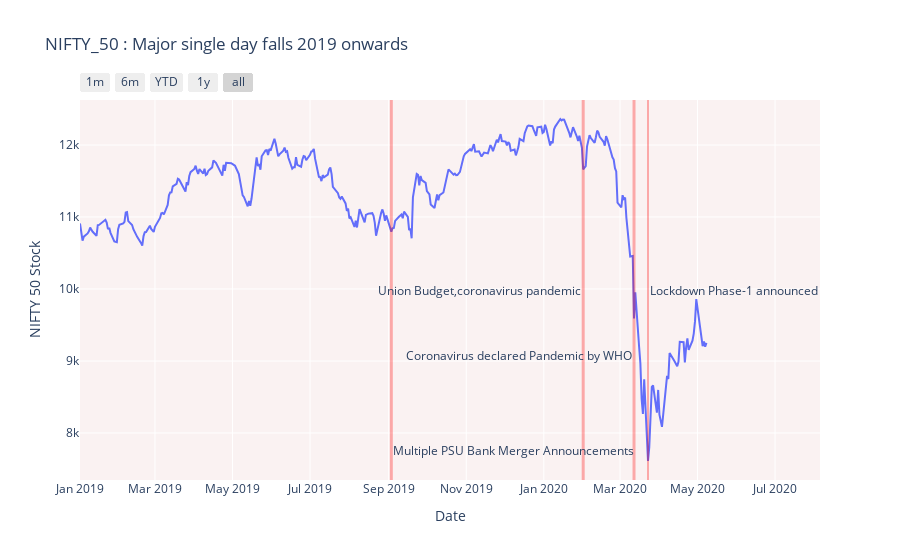

Here is the notebook cell this chart was saved with:
### Code cell
fig = px.line(nifty_50_2019, x='Date', y='Close', title='Time Series with Range Slider and Selectors')

fig.update_xaxes(
    rangeslider_visible=False,
    rangeselector=dict(
        buttons=list([
            dict(count=1, label="1m", step="month", stepmode="backward"),
            dict(count=6, label="6m", step="month", stepmode="backward"),
            dict(count=1, label="YTD", step="year", stepmode="todate"),
            dict(count=1, label="1y", step="year", stepmode="backward"),
            dict(step="all")
        ])
    )
)

fig.update_layout(plot_bgcolor='rgb(250, 242, 242)',
    title='NIFTY_50 : Major single day falls 2019 onwards',
    yaxis_title='NIFTY 50 Stock',
    shapes = [dict(x0='2020-03-23', x1='2020-03-23', y0=0, y1=1, xref='x', yref='paper', line_width=2,opacity=0.3,line_color='red',editable=False),
             dict(x0='2019-09-3', x1='2019-09-3', y0=0, y1=1, xref='x', yref='paper',line_width=3,opacity=0.3,line_color='red'),
             dict(x0='2020-02-1', x1='2020-02-1', y0=0, y1=1, xref='x', yref='paper',line_width=3,opacity=0.3,line_color='red'),
             dict(x0='2020-03-12', x1='2020-03-12', y0=0, y1=1, xref='x', yref='paper',line_width=3,opacity=0.3,line_color='red')],
    annotations=[dict(x='2020-03-23', y=0.5, xref='x', yref='paper',
                    showarrow=False, xanchor='left', text='Lockdown Phase-1 announced'),
                dict(x='2019-09-3', y=0.05, xref='x', yref='paper',
                    showarrow=False, xanchor='left', text='Multiple PSU Bank Merger Announcements'),
                dict(x='2020-02-1', y=0.5, xref='x', yref='paper',
                    showarrow=False, xanchor='right', text='Union Budget,coronavirus pandemic'),
                dict(x='2020-03-12', y=0.3, xref='x', yref='paper',
                    showarrow=False, xanchor='right', text='Coronavirus declared Pandemic by WHO')]
)
fig.show()

### Figure 1 — Plotly figure (JSON) as saved in the notebook; plotly's stock layout.template omitted (floating-point values rounded to 4 significant figures; data arrays with more than 128 entries replaced by an {"elided": "..."} marker saying what was removed)
{"data": [{"hovertemplate": "Date=%{x}<br>Close=%{y}<extra></extra>", "legendgroup": "", "line": {"color": "#636efa", "dash": "solid"}, "marker": {"symbol": "circle"}, "mode": "lines", "name": "", "orientation": "v", "showlegend": false, "type": "scatter", "x": {"elided": "332 str values"}, "xaxis": "x", "y": {"elided": "332 float values"}, "yaxis": "y"}], "layout": {"annotations": [{"showarrow": false, "text": "Lockdown Phase-1 announced", "x": "2020-03-23", "xanchor": "left", "xref": "x", "y": 0.5, "yref": "paper"}, {"showarrow": false, "text": "Multiple PSU Bank Merger Announcements", "x": "2019-09-3", "xanchor": "left", "xref": "x", "y": 0.05, "yref": "paper"}, {"showarrow": false, "text": "Union Budget,coronavirus pandemic", "x": "2020-02-1", "xanchor": "right", "xref": "x", "y": 0.5, "yref": "paper"}, {"showarrow": false, "text": "Coronavirus declared Pandemic by WHO", "x": "2020-03-12", "xanchor": "right", "xref": "x", "y": 0.3, "yref": "paper"}], "autosize": true, "legend": {"tracegroupgap": 0}, "plot_bgcolor": "rgb(250, 242, 242)", "shapes": [{"editable": false, "line": {"color": "red", "width": 2}, "opacity": 0.3, "x0": "2020-03-23", "x1": "2020-03-23", "xref": "x", "y0": 0, "y1": 1, "yref": "paper"}, {"line": {"color": "red", "width": 3}, "opacity": 0.3, "x0": "2019-09-3", "x1": "2019-09-3", "xref": "x", "y0": 0, "y1": 1, "yref": "paper"}, {"line": {"color": "red", "width": 3}, "opacity": 0.3, "x0": "2020-02-1", "x1": "2020-02-1", "xref": "x", "y0": 0, "y1": 1, "yref": "paper"}, {"line": {"color": "red", "width": 3}, "opacity": 0.3, "x0": "2020-03-12", "x1": "2020-03-12", "xref": "x", "y0": 0, "y1": 1, "yref": "paper"}], "title": {"text": "NIFTY_50 : Major single day falls 2019 onwards"}, "xaxis": {"anchor": "y", "autorange": true, "domain": [0, 1], "range": ["2019-01-01", "2020-08-15 14:35:05.7793"], "rangeselector": {"buttons": [{"count": 1, "label": "1m", "step": "month", "stepmode": "backward"}, {"count": 6, "label": "6m", "step": "month", "stepmode": "backward"}, {"count": 1, "label": "YTD", "step": "year", "stepmode": "todate"}, {"count": 1, "label": "1y", "step": "year", "stepmode": "backward"}, {"step": "all"}]}, "rangeslider": {"visible": false, "yaxis": {}}, "title": {"text": "Date"}, "type": "date"}, "yaxis": {"anchor": "x", "autorange": true, "domain": [0, 1], "range": [7346.0, 12630.0], "title": {"text": "NIFTY 50 Stock"}, "type": "linear"}}}
